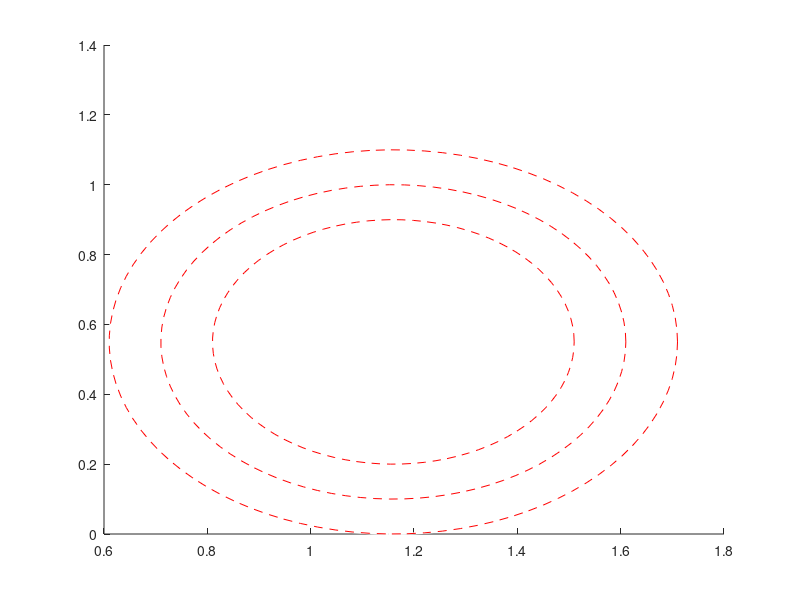

The MATLAB script that drew this image: (Note: this script raises an error after producing the figure.)

%Buffer(-0.1 m)
centers=[1.16, 0.55];
radii=0.35;
buffer1=viscircles(centers,radii,'LineWidth',0.5,'LineStyle','--');
hold on

%Buffer(+0.1 m)
centers=[1.16, 0.55];
radii=0.55;
buffer2=viscircles(centers,radii,'LineWidth',0.5,'LineStyle','--');
hold on

%True Value
centers=[1.16, 0.55];
radii=0.45;
truevalue=viscircles(centers,radii,'LineWidth',0.5,'LineStyle','--');
hold on

%Measured Value from decawave LOS
num1=xlsread('moving_train1.xlsx');
X_LOS=num1(:,1);
Y_LOS=num1(:,2);
ans1_LOS=plot(X_LOS,Y_LOS,'b-')

%Measured Value from decawave NLOS(Anchor 3 blocked)
%num1=xlsread('NLOS_movingtrain_1anchor.xlsx');
%X_NLOS=num1(:,1);
%Y_NLOS=num1(:,2);
%ans1_NLOS=plot(X_NLOS,Y_NLOS,'b-')


%axis([0 3 0 3]);

%Anchor Positions

anchor1=plot(0,0,'^');
anchor2=plot(0,1.1,'^');
anchor3=plot(2.33,1.11,'^');
anchor4=plot(2.33,0,'^');

xlim([-.5,2.5]);
ylim([-.5,2.5]);

hold off


legend([ans1_LOS, truevalue, buffer1, buffer2,anchor1,anchor2,anchor3,anchor4], 'Measured value', 'True Value', 'Buffer(-0.1m)', 'Buffer(+0.1m)','Anchor1','Anchor2','Anchor3','Anchor4');
title('Moving train');
xlabel('Distance in meters');
ylabel('Distance in meters');
